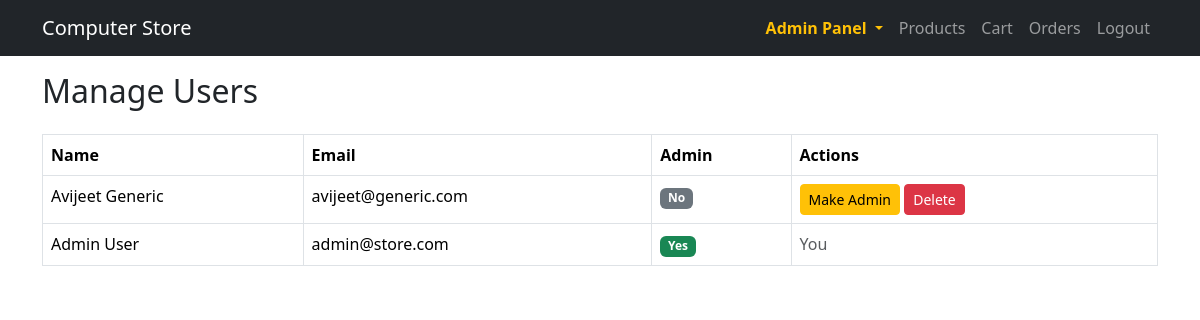
/admin/manage_users.php (signed in), run on the app's committed database.
### tables this page shows
CREATE TABLE users (
    id INT AUTO_INCREMENT PRIMARY KEY,
    name VARCHAR(100) NOT NULL,
    email VARCHAR(100) NOT NULL UNIQUE,
    password VARCHAR(255) NOT NULL,
    is_admin BOOLEAN DEFAULT 0
);

### admin/manage_users.php (the view, shortened to what this page needs)
<?php
require '../includes/db.php';
include '../includes/header.php';
$stmt = $pdo->query("SELECT id, name, email, is_admin FROM users ORDER BY id DESC");
$users = $stmt->fetchAll();
?>
<h2 class="mb-4">Manage Users</h2>
<table class="table table-bordered table-hover">
    <thead>
        <tr>
            <th>Name</th>
            <th>Email</th>
            <th>Admin</th>
            <th>Actions</th>
        </tr>
    </thead>
    <tbody>
        <?php foreach ($users as $user): ?>
            <tr>
                <td><?= htmlspecialchars($user['name']) ?></td>
                <td><?= htmlspecialchars($user['email']) ?></td>
                <td>
                    <span class="badge bg-<?= $user['is_admin'] ? 'success' : 'secondary' ?>">
                        <?= $user['is_admin'] ? 'Yes' : 'No' ?>
                    </span>
                </td>
                <td>
                    <?php if ($_SESSION['user_id'] != $user['id']): ?>
                        <form method="POST" action="toggle_admin.php" class="d-inline">
                            <button type="submit" class="btn btn-sm btn-warning">
                                <?= $user['is_admin'] ? 'Revoke Admin' : 'Make Admin' ?>
                            </button>
                        </form>
                        <form method="POST" action="delete_user.php" class="d-inline" onsubmit="return confirm('Delete this user?');">
                            <button type="submit" class="btn btn-sm btn-danger">Delete</button>
                        </form>
                    <?php else: ?>
                        <span class="text-muted">You</span>
                    <?php endif; ?>
                </td>
            </tr>
        <?php endforeach; ?>
    </tbody>
</table>
<?php include '../includes/footer.php'; ?>

### data on the page
users: name "Avijeet Generic", email "avijeet@generic.com", is_admin "No"
users: name "Admin User", email "admin@store.com", is_admin "Yes", shows "You"
